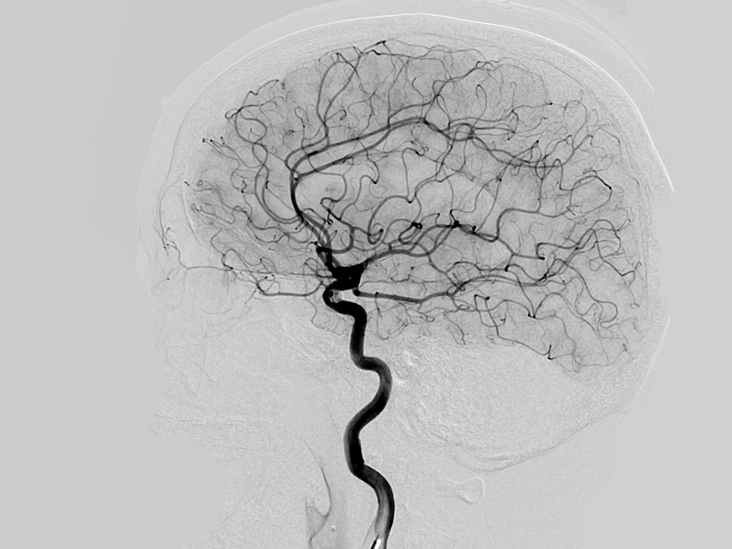
#> input picture Exercises/Path_Planning/Angiography.jpg, 732 x 549 px, found by its file name
$ jupyter execute 3.2_RRT_todo.ipynb
#> lines starting #> are read from the running program, lines starting #| are printed output that depends on the picture; after the words box and inside, x2 and y2 are one past the last pixel; in counts of white or black regions, pixels touching at a corner belong together
# 4. Rapidly Exploring Random Tree: Excercise

[cell 1]
import cv2
import numpy as np
import matplotlib.pyplot as plt
from skimage import io
from random import randint

## Upload the image angiography.jpg

[cell 2]
# Load the image “angiography.jpg”
cdata = cv2.imread("./angiography.jpg")  #TODO
#> cdata is the input picture: shape (549, 732, 3); min 0, max 255, mean 189.8
plt.imshow(cdata)

## Some preprocessing ;)

[cell 3]
# Resize it to a resolution equal to 500x500.
desired_resolution = (500, 500)  #TODO
resized_image = cv2.resize(cdata, desired_resolution, interpolation=cv2.INTER_AREA)  #TODO
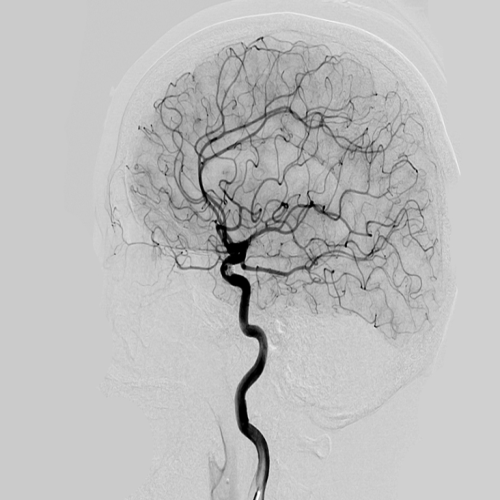
#> resized_image: shape (500, 500, 3); min 0, max 255, mean 189.8

# Convert the image into a grayscale image
I = cv2.cvtColor(resized_image, cv2.COLOR_BGR2GRAY)  #TODO
# Binarize the image
_, BW = cv2.threshold(I, 0.63*255, 255, cv2.THRESH_BINARY)  #TODO
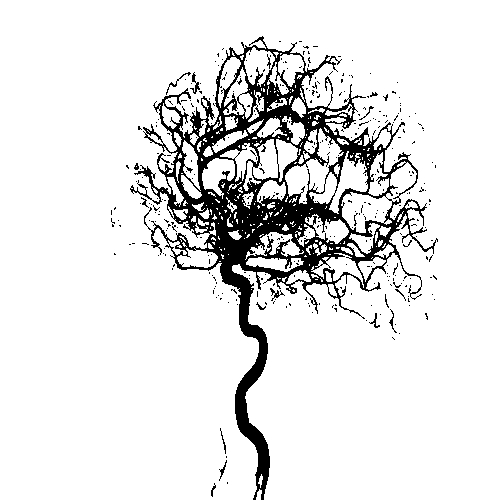
#> BW: shape (500, 500); 89.7% white; 352 black regions (336 under 20 px), largest, box (x1, y1, x2, y2) and area: (130, 36, 438, 500) 24181, (190, 72, 200, 94) 73, (166, 72, 191, 95) 60
# Invert binary image
BW2 = cv2.bitwise_not(BW)  #TODO

#Show the image
plt.imshow(BW2, cmap='gray')
plt.show()

## RRT Function

[cell 4]
class Node:
    def __init__(self, x, y):
        self.x = x
        self.y = y
        self.parent = None

def distance(a, b):
    return np.sqrt((a.x - b.x)**2 + (a.y - b.y)**2)

def rand_node(w, h):
    return Node(randint(0, w - 1), randint(0, h - 1))

def closest_node(node, nodes):
    close_nodes = sorted(nodes, key=lambda n: distance(node, n))
    return close_nodes[0]

def new_node(direction, close_point, step=10):
    dist = distance(direction, close_point)
    if dist > step:
        prop_x = close_point.x + (direction.x - close_point.x) * step / dist
        prop_y = close_point.y + (direction.y - close_point.y) * step / dist
        return Node(int(prop_x), int(prop_y))
    else:
        return direction

def collision(node, map):
    return map[int(node.y), int(node.x)] == 0

def rrt(map, start, end, iteration=5000, step=8):
#> called with start = (260, 450), end = (350, 100), iteration = 5000, step = 8
    w, h = map.shape
#> w = 500; h = 500
    start_node = Node(start[0], start[1])
    end_node = Node(end[0], end[1])
    nodes = [start_node]
    every_nodes = [start_node]  # Variable to save all nodes

    for i in range(iteration):
        rnd_node = rand_node(w, h) if randint(0, 100) > 50 else end_node
        close_node = closest_node(rnd_node, nodes)
        new_prop_node = new_node(rnd_node, close_node, step)

        if not collision(new_prop_node, map):
            new_prop_node.parent = close_node
            nodes.append(new_prop_node)
            every_nodes.append(new_prop_node)  # Add the new node to the list of all nodes

            if distance(new_prop_node, end_node) < step:
                end_node.parent = new_prop_node
                nodes.append(end_node)
                every_nodes.append(end_node)  # Add the final node if reached
                break
#> this loop made 347 passes
#> dist in new_node on passes 5, 7, 9: 235.4, 156.3, 346.2
#> after the loop, every_nodes = 79 items; nodes = 79 items

    path = []
    current_node = end_node
    while current_node.parent is not None:
        path.append((current_node.x, current_node.y))
        current_node = current_node.parent
#> this loop made 61 passes
#> after the loop, path = 61 pairs, first value 213 to 350, second value 100 to 442
    path.append((start_node.x, start_node.y))

    return path[::-1], every_nodes  # Returns both the route and all nodes

## Set start and end point and compute the path thorugh the rrt

[cell 5]
# Let's stick to these start and target point
start = (260, 450)
end = (350, 100)

# Run RRT and get all nodes
path, every_nodes = rrt(BW2, start, end)
#> path = 62 pairs, first value 213 to 350, second value 100 to 450; every_nodes = 79 items

[cell 6]
plt.imshow(BW2, cmap='gray')
plt.scatter(260, 450, color='orange', marker='o', label='Start')
plt.scatter(350, 100, color='blue', marker='o', label='End')
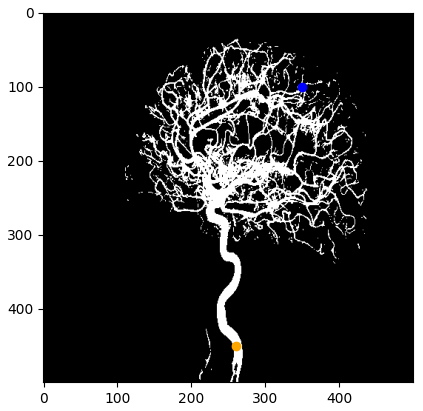
#> figure drawn by matplotlib, 1 panel

## Drawing the RRT tree

[cell 7]
# Draw tree
def draw_tree(nodes):
    plt.imshow(BW2, cmap='gray', origin='lower')
    for node in nodes:
        if node.parent:
            plt.plot([node.x, node.parent.x], [node.y, node.parent.y], 'r-')
#> this loop made 79 passes

# Draw path
def draw_path(path):
    plt.imshow(BW2, cmap='gray', origin='lower')
    xs, ys = zip(*path)  # Create separate lists for x and y co-ordinates
#> xs = 62 values, max 350 at index 61, min 213 at index 30, mean 263.7; ys = 62 values, max 450 at index 0, min 100 at index 61, mean 259.1
    plt.plot(xs, ys, 'g-', linewidth=2)

# Draw the tree and the path
draw_tree(every_nodes)
draw_path(path)

plt.scatter(start[0], start[1], color='orange', marker='o', label='Start')
plt.scatter(end[0], end[1], color='blue', marker='o', label='End')

plt.gca().invert_yaxis()
plt.show()
